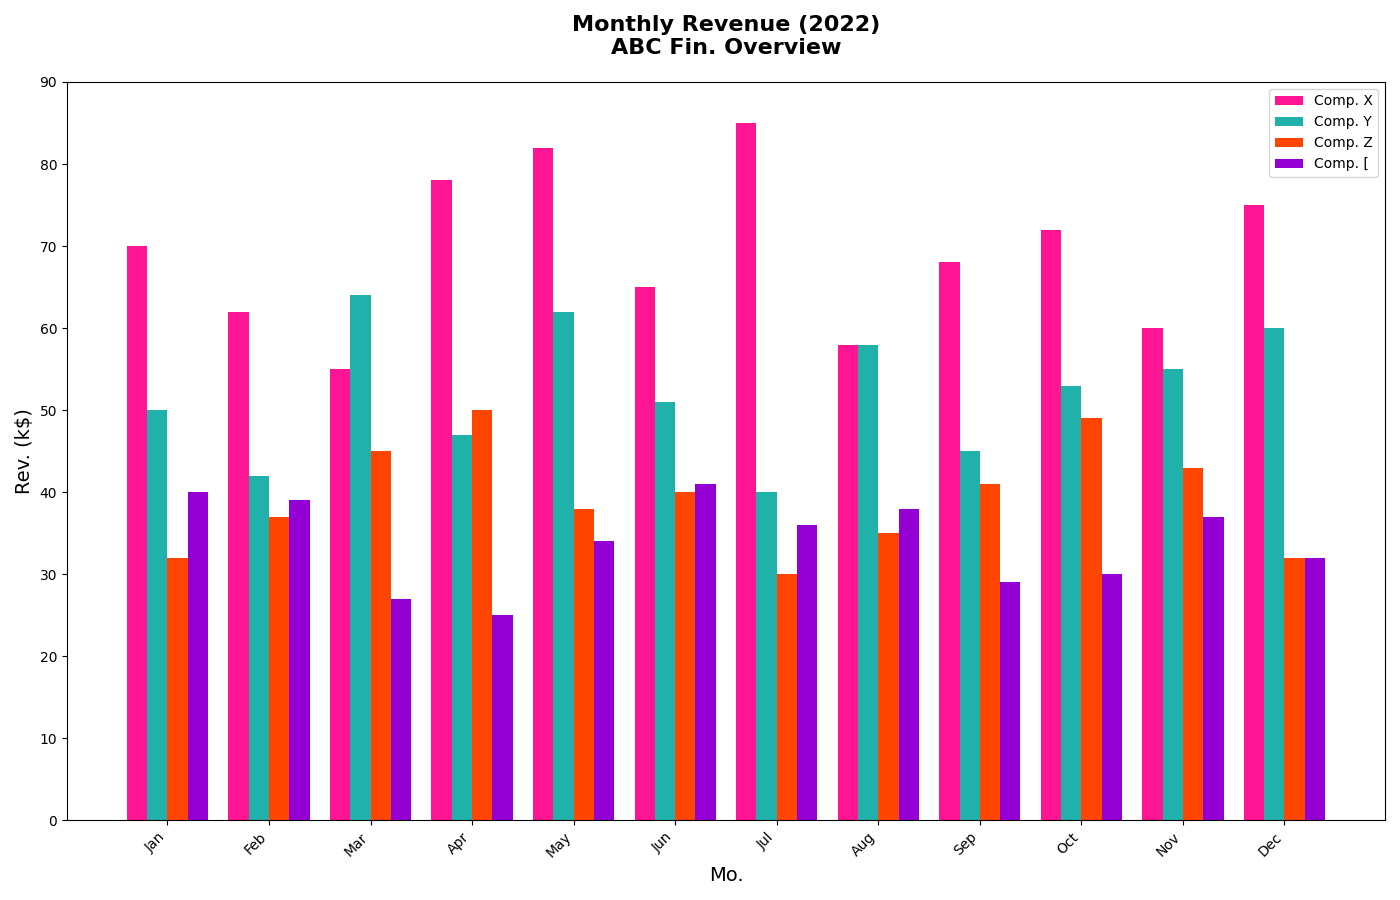

The script that drew this image:
import matplotlib.pyplot as plt
import numpy as np

months = ['Jan', 'Feb', 'Mar', 'Apr', 'May', 'Jun', 'Jul', 'Aug', 'Sep', 'Oct', 'Nov', 'Dec']

company_x = [70, 62, 55, 78, 82, 65, 85, 58, 68, 72, 60, 75]
company_y = [50, 42, 64, 47, 62, 51, 40, 58, 45, 53, 55, 60]
company_z = [32, 37, 45, 50, 38, 40, 30, 35, 41, 49, 43, 32]
company_w = [40, 39, 27, 25, 34, 41, 36, 38, 29, 30, 37, 32]

revenue_data = [company_x, company_y, company_z, company_w]
# New set of colors replacing the original ones
colors = ['#FF1493', '#20B2AA', '#FF4500', '#9400D3']

fig, ax = plt.subplots(figsize=(14, 9))

bar_width = 0.2
x_indexes = np.arange(len(months))

for i, revenue in enumerate(revenue_data):
    ax.bar(x_indexes + i * bar_width, revenue, width=bar_width, color=colors[i], label=f'Comp. {chr(88 + i)}')

ax.set_title('Monthly Revenue (2022)\nABC Fin. Overview', fontsize=16, fontweight='bold', pad=20)
ax.set_xlabel('Mo.', fontsize=14)
ax.set_ylabel('Rev. (k$)', fontsize=14)

plt.xticks(ticks=x_indexes + 1.5 * bar_width, labels=months, rotation=45, ha='right')
plt.yticks(np.arange(0, 100, 10))
ax.legend()

plt.tight_layout()
plt.show()
